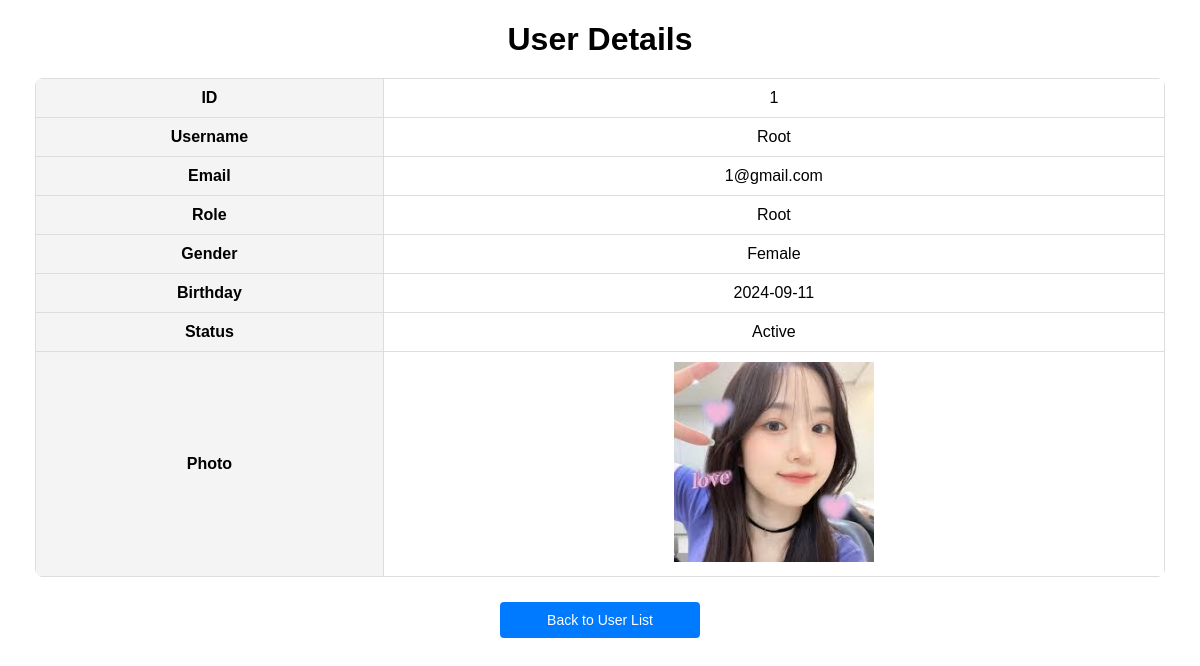
Page /admin/displayUser.php?user_id=1 (signed in) on the committed database.
### tables this page shows
CREATE TABLE `user` (
  `user_id` int(11) NOT NULL AUTO_INCREMENT,
  `name` varchar(100) NOT NULL,
  `email` varchar(100) NOT NULL,
  `password` varchar(100) NOT NULL,
  `gender` varchar(10) NOT NULL,
  `birthday` date NOT NULL,
  `photo` varchar(100) NOT NULL,
  `role` varchar(100) NOT NULL,
  `status` varchar(20) NOT NULL,
  `failed_attempts` int(11) DEFAULT 0,
  `last_failed_attempt` datetime DEFAULT NULL,
  `banned_until` datetime DEFAULT NULL,
  `last_login_time` datetime DEFAULT NULL,
  `login_count` int(11) DEFAULT 0,
  `last_login_event_time` datetime DEFAULT NULL,
  `deactivated_at` datetime DEFAULT NULL,
  `remember_token` varchar(64) DEFAULT NULL,
  `remember_token_expiry` datetime DEFAULT NULL,
  PRIMARY KEY (`user_id`),
  UNIQUE KEY `email` (`email`)
);

### admin/displayUser.php (the view, shortened to what this page needs)
<?php
include '../_base.php';
include '../_head.php';
$user_id = isset($_GET['user_id']) ? trim($_GET['user_id']) : '';
$stm = $_db->prepare('SELECT * FROM user WHERE user_id = ?');
$stm->execute([$user_id]);
$user = $stm->fetch(PDO::FETCH_OBJ);
$page = isset($_GET['page']) ? (int)$_GET['page'] : 1;
$search_query = isset($_GET['search']) ? trim($_GET['search']) : '';
?>
<!DOCTYPE html>
<html lang="en">
<head>
    <link rel="stylesheet" href="../css/userList.css">
</head>
<body>
    <div class="container">
        <h1>User Details</h1>
        <?php if ($user): ?>
            <table>
                <tr>
                    <th>ID</th>
                    <td><?= htmlspecialchars($user->user_id) ?></td>
                </tr>
                <tr>
                    <th>Username</th>
                    <td><?= htmlspecialchars($user->name) ?></td>
                </tr>
                <tr>
                    <th>Email</th>
                    <td><?= htmlspecialchars($user->email) ?></td>
                </tr>
                <tr>
                    <th>Role</th>
                    <td><?= htmlspecialchars($user->role) ?></td>
                </tr>
                <tr>
                    <th>Gender</th>
                    <td><?= htmlspecialchars($user->gender) ?></td>
                </tr>
                <tr>
                    <th>Birthday</th>
                    <td><?= htmlspecialchars($user->birthday) ?></td>
                </tr>
                <tr>
                    <th>Status</th>
                    <td><?= htmlspecialchars($user->status) ?></td>
                </tr>
                <tr>
                    <th>Photo</th>
                    <td>
                        <?php if ($user->photo): ?>
                            <img src="../uploads/<?= htmlspecialchars($user->photo) ?>" alt="User Photo">
                        <?php else: ?>
                            No photo available
                        <?php endif; ?>
                    </td>
                </tr>
            </table>
        <?php else: ?>
            <p>User details not found.</p>
        <?php endif; ?>
        <div class="action-buttons">
        <a href="userList.php?page=<?= $page ?>&search=<?= urlencode($search_query) ?>">
            <button>Back to User List</button>
        </a>
        </div>
    </div>
</body>
</html>

### css/userList.css (style rules this page uses)
body { font-family: Arial, sans-serif; margin: 20px; }
h1 { text-align: center; margin-bottom: 20px; }
.container { max-width: 1200px; margin: auto; padding: 0 15px; }
button { background-color: #007bff; color: white; border: none; padding: 10px; text-align: center; display: inline-block; font-size: 14px; margin: 2px 1px; cursor: pointer; border-radius: 4px; }
table { width: 100%; border-collapse: collapse; margin-bottom: 20px; border-radius: 8px; overflow: hidden; }
th, td { padding: 10px; text-align: center; border: 1px solid #ddd; }
th { background-color: #f4f4f4; }
.action-buttons { text-align: center; margin: 20px 0; }
.action-buttons a button { width: 200px; margin: 5px; }

### rows in the picture
user: user_id "1", name "Root", email "1@gmail.com", role "Root", gender "Female", birthday "2024-09-11", status "Active", photo (picture)
